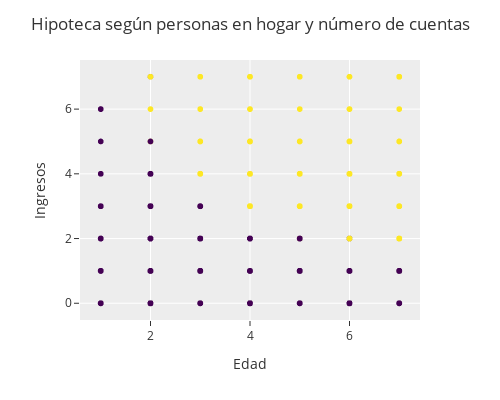

The notebook cell this image was saved under:
### Markdown cell above
##### **2.6. Gráfico predicción de hipoteca según personas en hogar y número de cuentas**

### Code cell
fig = px.scatter(df_customers, x="members_in_household", y="loan_accounts", color="Mortgage", color_continuous_scale="Viridis")
fig.update_layout(
    coloraxis_showscale=False,
    title="Hipoteca según personas en hogar y número de cuentas",
    autosize=False,
    width=500,
    height=400,
    xaxis_title="Edad",
    yaxis_title="Ingresos",
    template="ggplot2",
)
fig.show()

### Figure 1 — Plotly figure (JSON) as saved in the notebook; plotly's stock layout.template omitted (floating-point values rounded to 4 significant figures; data arrays with more than 128 entries replaced by an {"elided": "..."} marker saying what was removed)
{"data": [{"hovertemplate": "members_in_household=%{x}<br>loan_accounts=%{y}<br>Mortgage=%{marker.color}<extra></extra>", "legendgroup": "", "marker": {"color": {"elided": "2756 int values"}, "coloraxis": "coloraxis", "symbol": "circle"}, "mode": "markers", "name": "", "showlegend": false, "type": "scattergl", "x": {"elided": "2756 int values"}, "xaxis": "x", "y": {"elided": "2756 int values"}, "yaxis": "y"}], "layout": {"autosize": false, "coloraxis": {"colorbar": {"title": {"text": "Mortgage"}}, "colorscale": [[0, "#440154"], [0.1111, "#482878"], [0.2222, "#3e4989"], [0.3333, "#31688e"], [0.4444, "#26828e"], [0.5556, "#1f9e89"], [0.6667, "#35b779"], [0.7778, "#6ece58"], [0.8889, "#b5de2b"], [1, "#fde725"]], "showscale": false}, "height": 400, "legend": {"tracegroupgap": 0}, "margin": {"t": 60}, "title": {"text": "Hipoteca según personas en hogar y número de cuentas"}, "width": 500, "xaxis": {"anchor": "y", "domain": [0, 1], "title": {"text": "Edad"}}, "yaxis": {"anchor": "x", "domain": [0, 1], "title": {"text": "Ingresos"}}}}
